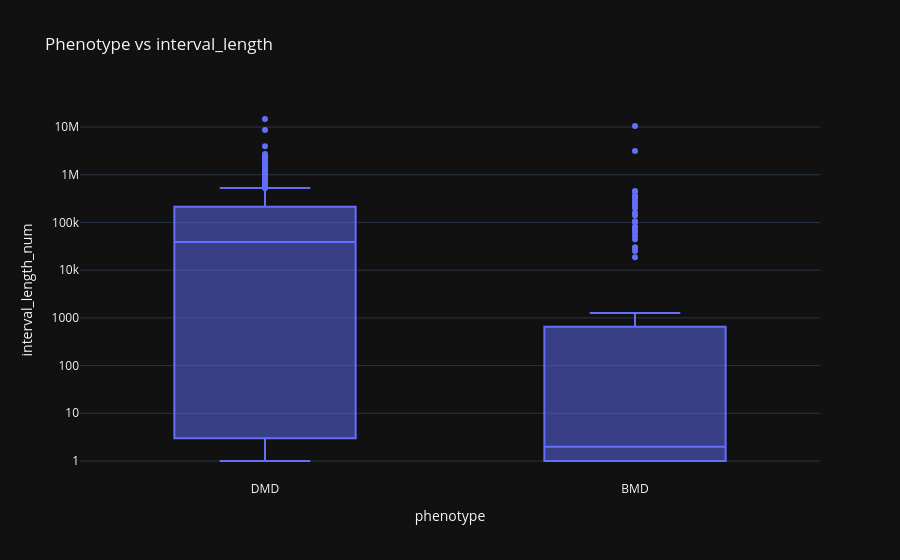

The code cell stored with this chart in its notebook:
### Markdown cell above
## 9. 📊 phenotype vs interval_length

### Code cell
tmp = d[['phenotype', 'interval_length_num']].dropna()
fig = px.box(tmp, x='phenotype', y='interval_length_num', points='outliers', title='Phenotype vs interval_length')
fig.update_yaxes(type='log')
fig.show()

### Figure 1 — Plotly figure (JSON) as saved in the notebook; plotly's stock layout.template omitted (floating-point values rounded to 4 significant figures; data arrays with more than 128 entries replaced by an {"elided": "..."} marker saying what was removed)
{"data": [{"alignmentgroup": "True", "boxpoints": "outliers", "hovertemplate": "phenotype=%{x}<br>interval_length_num=%{y}<extra></extra>", "legendgroup": "", "marker": {"color": "#636efa"}, "name": "", "notched": false, "offsetgroup": "", "orientation": "v", "showlegend": false, "x": {"elided": "1662 str values"}, "x0": " ", "xaxis": "x", "y": {"elided": "1662 float values"}, "y0": " ", "yaxis": "y", "type": "box"}], "layout": {"xaxis": {"anchor": "y", "domain": [0.0, 1.0], "title": {"text": "phenotype"}}, "yaxis": {"anchor": "x", "domain": [0.0, 1.0], "title": {"text": "interval_length_num"}, "type": "log"}, "legend": {"tracegroupgap": 0}, "title": {"text": "Phenotype vs interval_length"}, "boxmode": "group"}}
